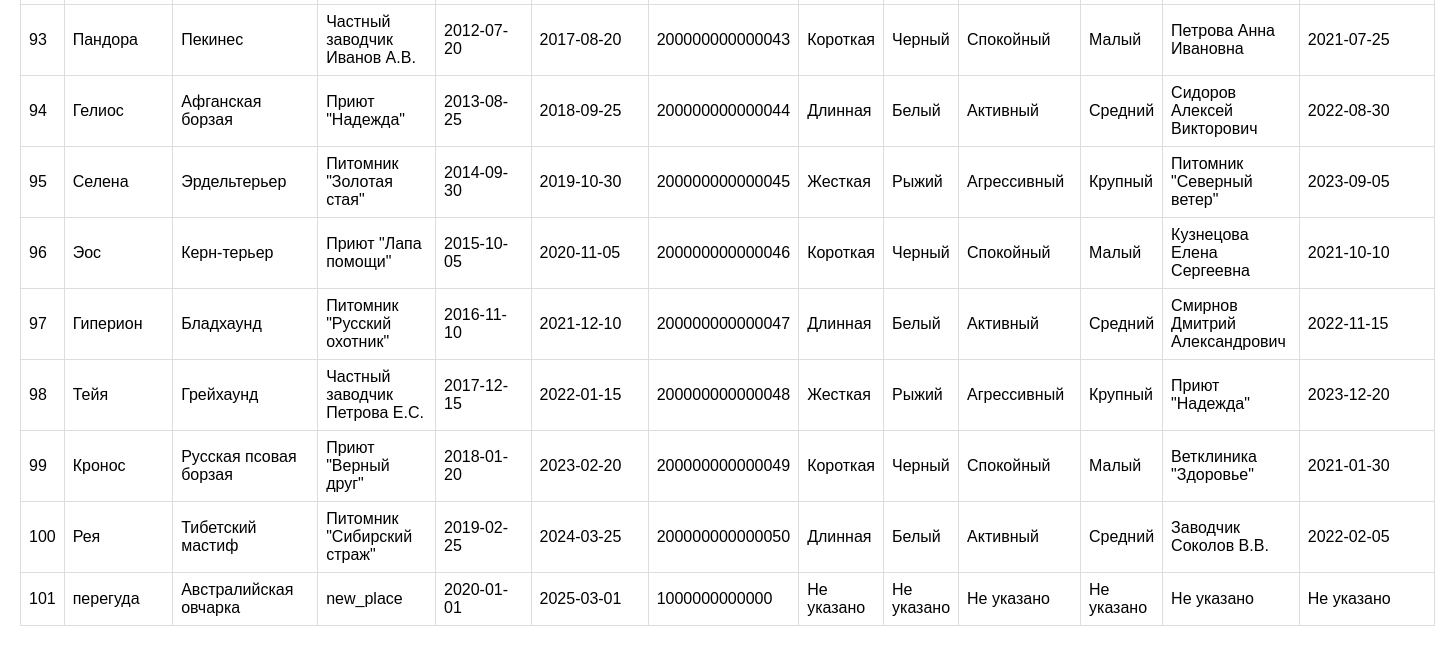
The app's page /add (lower part), older data.
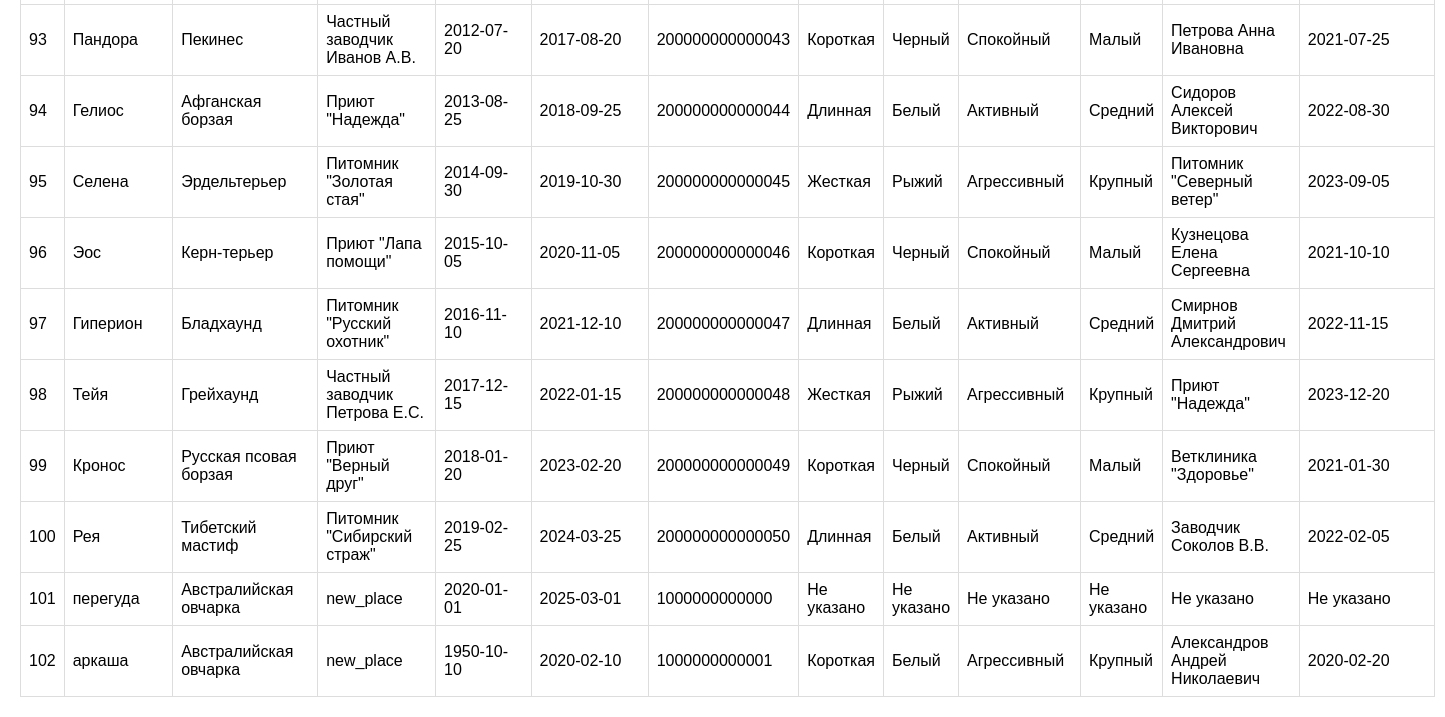
The same page, newer data.
### tables this page shows
CREATE TABLE "dogs" (
	"id"	INTEGER,
	"name"	VARCHAR(100) NOT NULL,
	"birth_date"	DATE,
	"breeds_id"	INTEGER,
	"getting_id"	INTEGER,
	"vet_examinations_id"	INTEGER,
	"location_id"	INTEGER,
	"registration_date"	DATE,
	"microchip_number"	VARCHAR(20),
	"coat_type"	INTEGER,
	"color_variations"	INTEGER,
	"temperament"	INTEGER,
	"size"	INTEGER,
	PRIMARY KEY("id" AUTOINCREMENT),
	FOREIGN KEY("breeds_id") REFERENCES "breeds"("id"),
	FOREIGN KEY("coat_type") REFERENCES "coat_type"("id"),
	FOREIGN KEY("color_variations") REFERENCES "color_variations"("id"),
	FOREIGN KEY("getting_id") REFERENCES "getting"("id"),
	FOREIGN KEY("location_id") REFERENCES "locations"("id"),
	FOREIGN KEY("size") REFERENCES "size"("id"),
	FOREIGN KEY("temperament") REFERENCES "temperament"("id"),
	FOREIGN KEY("vet_examinations_id") REFERENCES "vet_examinations"("id")
);

CREATE TABLE breeds (
    id INTEGER PRIMARY KEY AUTOINCREMENT,
    breed_name VARCHAR(100) NOT NULL,
    breed_group VARCHAR(50),
    origin_country VARCHAR(50),
    average_lifes INTEGER,
    typical_use VARCHAR(100),
    common_health_issues VARCHAR(200),
    recommended_vaccinations VARCHAR(200),
    veterinary_care VARCHAR(50),
    average_weight_male FLOAT,
    average_weight_female FLOAT,
    trainability_level VARCHAR(50),
    recommended_training_age INTEGER,
    common_behavioral_issues VARCHAR(200),
    preferred_training_methods VARCHAR(200),
    typical_learning_period INTEGER
);

CREATE TABLE locations (
    id INTEGER PRIMARY KEY AUTOINCREMENT,
    location_name VARCHAR(100) NOT NULL,
    location_type VARCHAR(50),
    address VARCHAR(200),
    contact_info VARCHAR(100),
    price FLOAT,
    availability INTEGER,
    website VARCHAR(200)
);

CREATE TABLE coat_type (
    id INTEGER PRIMARY KEY AUTOINCREMENT,
    coat_type_name VARCHAR(50) NOT NULL
);

CREATE TABLE color_variations (
    id INTEGER PRIMARY KEY AUTOINCREMENT,
    color_variations_name VARCHAR(50) NOT NULL
);

CREATE TABLE temperament (
    id INTEGER PRIMARY KEY AUTOINCREMENT,
    temperament_name VARCHAR(50) NOT NULL
);

CREATE TABLE size (
    id INTEGER PRIMARY KEY AUTOINCREMENT,
    size_name VARCHAR(50) NOT NULL
);

CREATE TABLE "getting" (
	"id"	INTEGER,
	"getting_by"	VARCHAR(100),
	"contact_info"	VARCHAR(100),
	"getting_type"	VARCHAR(50),
	"reason"	VARCHAR(100),
	PRIMARY KEY("id" AUTOINCREMENT)
);

CREATE TABLE "vet_examinations" (
	"id"	INTEGER,
	"dog_id"	INTEGER,
	"examination_date"	DATE,
	"veterinarian_name"	VARCHAR(100),
	"diagnosis"	VARCHAR(200),
	"treatment"	VARCHAR(500),
	"next_examination_date"	DATE,
	PRIMARY KEY("id" AUTOINCREMENT),
	FOREIGN KEY("dog_id") REFERENCES "dogs"("id")
);

### flask_app.py (the view)
@app.route('/add', methods=['GET', 'POST'])
def add():
    errors = []
    dogs = None
    with get_db_connection() as conn:
        breeds = conn.execute("SELECT id, breed_name FROM breeds ORDER BY breed_name").fetchall()
        locations = conn.execute("SELECT id, location_name FROM locations ORDER BY location_name").fetchall()
        coat_types = conn.execute("SELECT id, coat_type_name FROM coat_type ORDER BY coat_type_name").fetchall()
        color_variations = conn.execute("SELECT id, color_variations_name FROM color_variations ORDER BY color_variations_name").fetchall()
        temperaments = conn.execute("SELECT id, temperament_name FROM temperament ORDER BY temperament_name").fetchall()
        sizes = conn.execute("SELECT id, size_name FROM size ORDER BY size_name").fetchall()
        gettings = conn.execute("SELECT id, getting_by FROM getting ORDER BY getting_by").fetchall()
        vet_examinations = conn.execute("SELECT id, examination_date FROM vet_examinations ORDER BY examination_date").fetchall()
    if request.method == 'POST':
        data = {
            'name': request.form['name'],
            'breed_id': request.form['breed_id'],
            'location_id': request.form['location_id'] or None,
            'birth_date': request.form['birth_date'] or None,
            'registration_date': request.form['registration_date'] or None,
            'microchip_number': request.form['microchip_number'] or None,
            'coat_type': request.form['coat_type'] or None,
            'color_variations': request.form['color_variations'] or None,
            'temperament': request.form['temperament'] or None,
            'size': request.form['size'] or None,
            'getting_id': request.form['getting_id'] or None,
            'vet_examinations_id': request.form['vet_examinations_id'] or None
        }
        with get_db_connection() as conn:
            cursor = conn.cursor()
            cursor.execute("""
                INSERT INTO dogs (name, breeds_id, location_id, birth_date, registration_date, microchip_number, coat_type, color_variations, temperament, size, getting_id, vet_examinations_id)
                VALUES (?, ?, ?, ?, ?, ?, ?, ?, ?, ?, ?, ?)
            """, (data['name'], data['breed_id'], data['location_id'], data['birth_date'], data['registration_date'],
                  data['microchip_number'], data['coat_type'], data['color_variations'], data['temperament'],
                  data['size'], data['getting_id'], data['vet_examinations_id']))
            conn.commit()
            cursor.execute("SELECT dogs.id, dogs.name, breeds.breed_name, locations.location_name FROM dogs LEFT JOIN breeds ON dogs.breeds_id = breeds.id LEFT JOIN locations ON dogs.location_id = locations.id")
            dogs = cursor.fetchall()
            breeds = cursor.execute("SELECT id, breed_name FROM breeds").fetchall()
            locations = cursor.execute("SELECT id, location_name FROM locations").fetchall()
    else:
        with get_db_connection() as conn:
            dogs = conn.execute("""
                SELECT d.id, d.name, b.breed_name, l.location_name, d.birth_date, d.registration_date, d.microchip_number,
                       ct.coat_type_name, cv.color_variations_name, t.temperament_name, s.size_name,
                       g.getting_by, ve.examination_date
                FROM dogs d
                LEFT JOIN breeds b ON d.breeds_id = b.id
                LEFT JOIN locations l ON d.location_id = l.id
                LEFT JOIN coat_type ct ON d.coat_type = ct.id
                LEFT JOIN color_variations cv ON d.color_variations = cv.id
                LEFT JOIN temperament t ON d.temperament = t.id
                LEFT JOIN size s ON d.size = s.id
                LEFT JOIN getting g ON d.getting_id = g.id
                LEFT JOIN vet_examinations ve ON d.vet_examinations_id = ve.id
                ORDER BY d.id
            """).fetchall()
    return render_template('add.html', errors=errors, dogs=dogs, breeds=breeds, locations=locations,
                           coat_types=coat_types, color_variations=color_variations, temperaments=temperaments,
                           sizes=sizes, gettings=gettings, vet_examinations=vet_examinations)

### flask_app.py (called while the page is built)
def get_db_connection():
    conn = sqlite3.connect(DB_PATH, timeout=10)
    conn.row_factory = sqlite3.Row
    return conn

### templates/add.html (shortened to what this page needs)
<!DOCTYPE html>
<html lang="ru">
<head>
    <link rel="stylesheet" href="{{ url_for('static', filename='style.css') }}">
</head>
<body>
{% if dogs %}
    <table>
        {% for dog in dogs %}
        <tr>
            <td>{{ dog['id'] }}</td>
            <td>{{ dog['name'] }}</td>
            <td>{{ dog['breed_name'] or 'Не указано' }}</td>
            <td>{{ dog['location_name'] or 'Не указано' }}</td>
            <td>{{ dog['birth_date'] or 'Не указано' }}</td>
            <td>{{ dog['registration_date'] or 'Не указано' }}</td>
            <td>{{ dog['microchip_number'] or 'Не указано' }}</td>
            <td>{{ dog['coat_type_name'] or 'Не указано' }}</td>
            <td>{{ dog['color_variations_name'] or 'Не указано' }}</td>
            <td>{{ dog['temperament_name'] or 'Не указано' }}</td>
            <td>{{ dog['size_name'] or 'Не указано' }}</td>
            <td>{{ dog['getting_by'] or 'Не указано' }}</td>
            <td>{{ dog['examination_date'] or 'Не указано' }}</td>
        </tr>
        {% endfor %}
    </table>
{% else %}
    <p>Нет собак для отображения.</p>
{% endif %}
</body>
</html>

Row changes from the older to the newer data that the page shows:
added dogs: id "102", name "аркаша", breed_name "Австралийская овчарка", location_name "new_place", birth_date "1950-10-10", registration_date "2020-02-10", microchip_number "1000000000001", coat_type_name "Короткая", color_variations_name "Белый", temperament_name "Агрессивный", size_name "Крупный", getting_by "Александров Андрей Николаевич", examination_date "2020-02-20"
